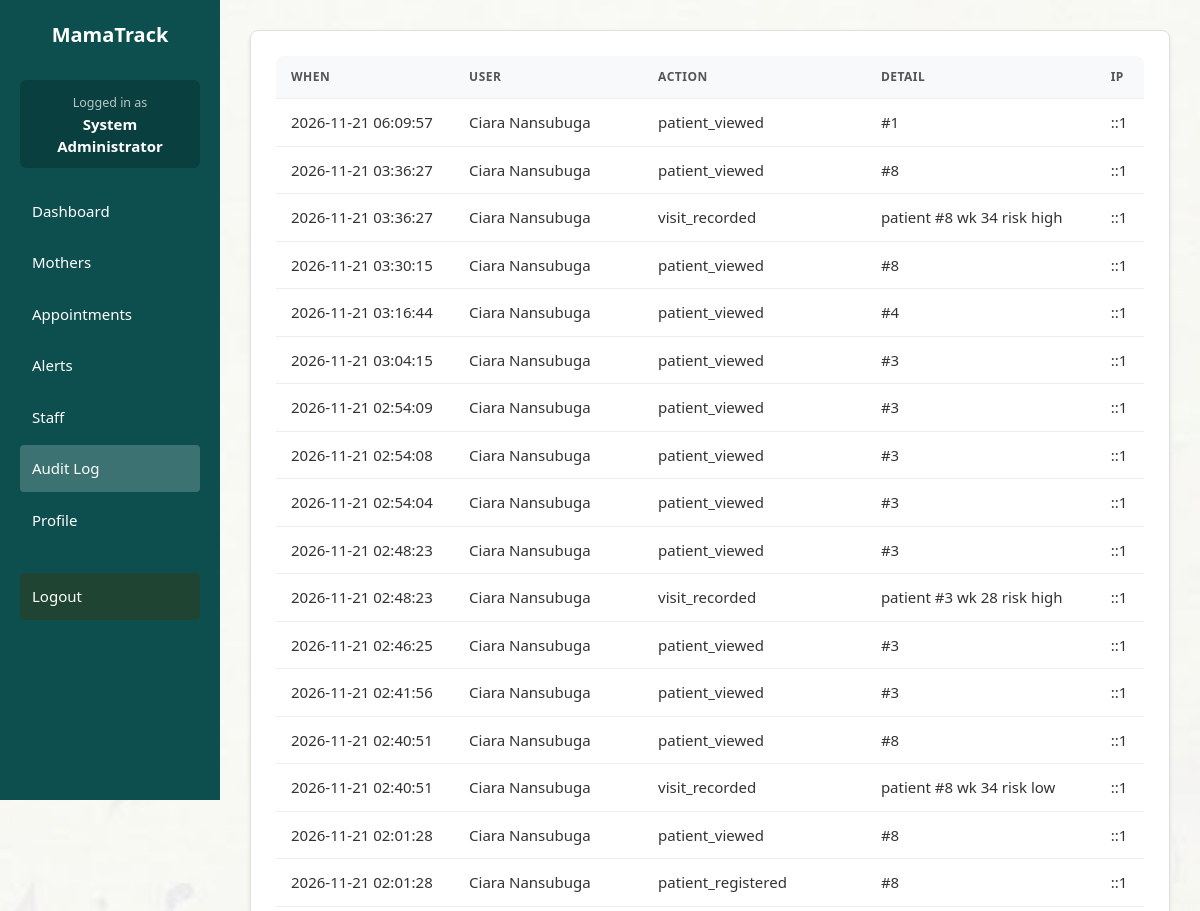
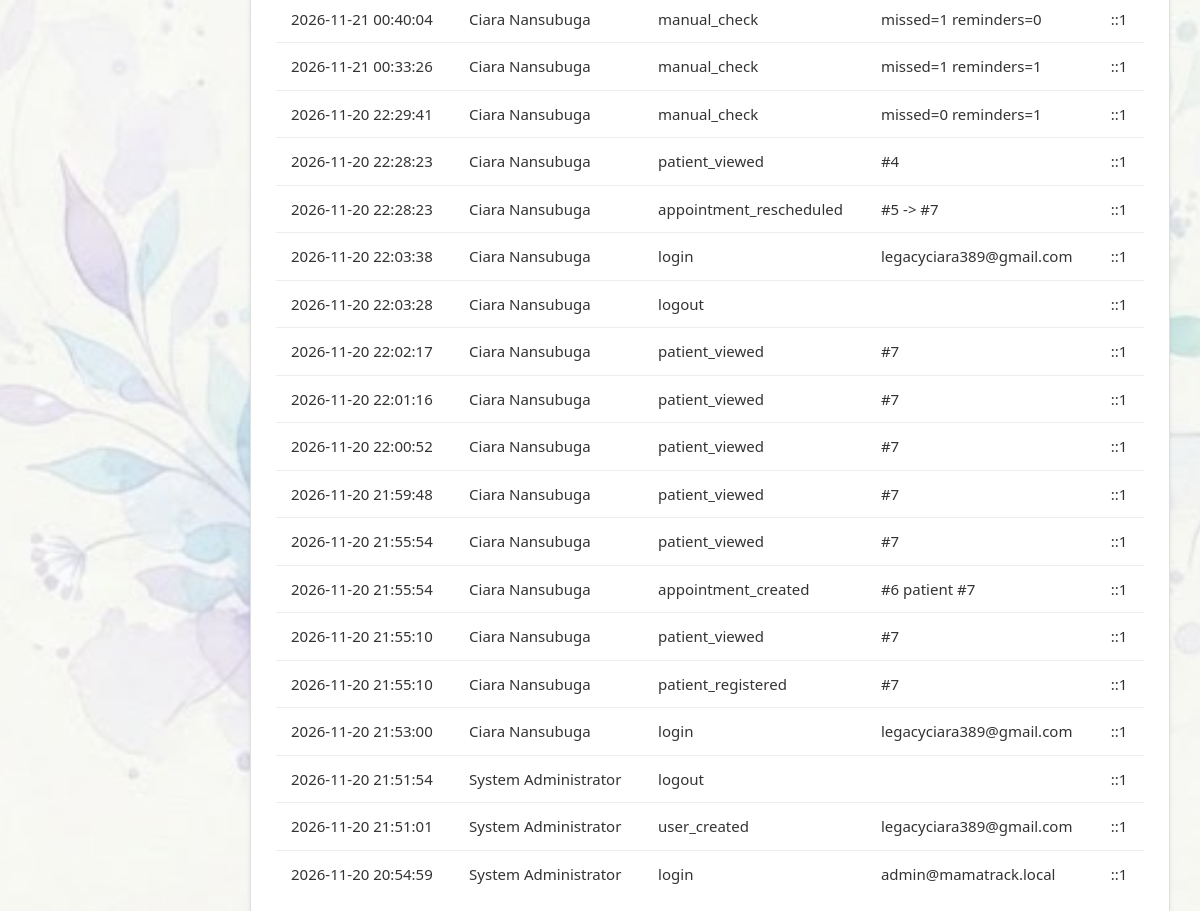
Screenshot of /audit.php (signed in) with the database file from the repository (2 pictures, top to bottom).
### tables this page shows
CREATE TABLE `users` (
  `id` int(11) NOT NULL,
  `name` varchar(150) NOT NULL,
  `email` varchar(150) NOT NULL,
  `phone` varchar(30) DEFAULT NULL,
  `role` enum('admin','doctor','nurse') NOT NULL,
  `password_hash` varchar(255) NOT NULL,
  `active` tinyint(1) NOT NULL DEFAULT 1,
  `must_change` tinyint(1) NOT NULL DEFAULT 0,
  `failed_logins` int(11) NOT NULL DEFAULT 0,
  `locked_until` datetime DEFAULT NULL,
  `created_at` datetime NOT NULL
);

CREATE TABLE `audit_log` (
  `id` int(11) NOT NULL,
  `user_id` int(11) DEFAULT NULL,
  `user_name` varchar(150) DEFAULT NULL,
  `action` varchar(100) NOT NULL,
  `detail` text DEFAULT NULL,
  `ip` varchar(45) DEFAULT NULL,
  `created_at` datetime NOT NULL
);

### audit.php (the view)
<?php
require __DIR__ . '/includes/bootstrap.php';
require_role('admin');
$rows = db()->query('SELECT * FROM audit_log ORDER BY id DESC LIMIT 300')->fetchAll();
page_header('Audit trail', 'audit'); ?>
<div class="card"><div class="tbl"><table><tr><th>When</th><th>User</th><th>Action</th><th>Detail</th><th>IP</th></tr>
<?php foreach ($rows as $r): ?><tr><td class="nowrap"><?= h($r['created_at']) ?></td><td><?= h($r['user_name']) ?></td><td><?= h($r['action']) ?></td><td><?= h($r['detail']) ?></td><td><?= h($r['ip']) ?></td></tr><?php endforeach; ?></table></div></div>
<?php page_footer();

### bootstrap.php (shortened to what this page needs)
<?php
function db() {
    static $pdo = null;
    if ($pdo === null) {
        $host = '127.0.0.1';
        $db   = 'mamatrack';
        $user = 'root';
        $pass = '';
        $charset = 'utf8mb4';
        $dsn = "mysql:host=$host;dbname=$db;charset=$charset";
        $options = [
            PDO::ATTR_ERRMODE            => PDO::ERRMODE_EXCEPTION,
            PDO::ATTR_DEFAULT_FETCH_MODE => PDO::FETCH_ASSOC,
            PDO::ATTR_EMULATE_PREPARES   => false,
        ];
        try {
            $pdo = new PDO($dsn, $user, $pass, $options);
        } catch (PDOException $e) {
            die("Database connection failed: " . $e->getMessage());
        }
    }
    return $pdo;
}
function h($str) { return htmlspecialchars((string)$str, ENT_QUOTES, 'UTF-8'); }
function current_user() {
    static $u = null;
    if ($u === null) {
        $s = db()->prepare('SELECT * FROM users WHERE id=? AND active=1');
        $s->execute([$_SESSION['uid']]);
        $u = $s->fetch();
    }
    return $u;
}
function require_login($force_change = false) {
    $u = current_user();
    return $u;
}
function require_role($role) {
    $u = require_login();
    return $u;
}
function page_header($title, $active = '') {
    $u = current_user();
    ?><!DOCTYPE html><html lang="en"><head><meta charset="UTF-8"><meta name="viewport" content="width=device-width, initial-scale=1.0">
    <link rel="stylesheet" href="assets/style.css">
    </head><body>
    <?php if ($u): ?>
       <div class="sidebar" id="sidebar">
        <h2> MamaTrack</h2>
        <div style="background: rgba(0,0,0,0.2); padding: 10px; border-radius: 6px; margin-bottom: 20px; text-align: center;">
            <small style="color: rgba(255,255,255,0.7);">Logged in as</small><br>
            <b style="color: white;"><?= h($u['name']) ?></b>
        </div>
        <a href="dashboard.php" class="<?= $active==='dash'?'active':'' ?>">Dashboard</a> <a href="patients.php" class="<?= $active==='patients'?'active':'' ?>">Mothers</a>
        <a href="appointments.php" class="<?= $active==='appts'?'active':'' ?>">Appointments</a>
        <a href="notifications.php" class="<?= $active==='notif'?'active':'' ?>">Alerts</a>
        <?php if ($u['role'] === 'admin'): ?><a href="users.php" class="<?= $active==='users'?'active':'' ?>">Staff</a>
        <a href="audit.php" class="<?= $active==='audit'?'active':'' ?>">Audit Log</a><?php endif; ?>
        <a href="profile.php">Profile</a>
        <a href="logout.php" style="margin-top: 30px; background: rgba(35, 68, 45, 0.85);">Logout</a>
    </div>
    <div class="content">
    <?php endif; ?>
<?php
}
function page_footer() {
    if (current_user()) {
        echo '</div>';
    }
    echo '</body></html>';
}

### style.css (style rules this page uses)
:root { --bg:#f4f6f8;--card:#fff;--ink:#1d2733;--mute:#6b7785;--line:#e3e8ee;--brand:#0f766e;--brand2:#0b5a54; --bad:#c0392b;--warn:#b9770e;--ok:#1e8449 }
* { box-sizing:border-box }
body { margin:0;font:15px/1.5 system-ui,-apple-system,Segoe UI,Roboto,sans-serif;background:linear-gradient(rgba(244,246,248,.7),rgba(244,246,248,.7)),url('https://i.pinimg.com/736x/f6/3e/a1/f63ea1126cc6912b124e506825b23bbc.jpg') center/cover no-repeat fixed;color:var(--ink);display:flex;min-height:100vh }
a { color:var(--brand) }
h2 { font-size:1.1rem;margin:0 0 10px }
.card { background:rgba(255,255,255,.92);border:1px solid var(--line);border-radius:12px;padding:18px;margin-bottom:16px;backdrop-filter:blur(2px);box-shadow:0 10px 28px rgba(15,23,42,.08) }
.tbl { overflow-x:auto }
table { width:100%;border-collapse:collapse }
th,td { text-align:left;padding:8px 10px;border-bottom:1px solid var(--line);vertical-align:top }
th { font-size:.78rem;text-transform:uppercase;letter-spacing:.04em;color:var(--mute) }
.nowrap { white-space:nowrap }
small { color:var(--mute) }

### bootstrap.php (style rules this page uses)
* { box-sizing: border-box; margin: 0; padding: 0; font-family: 'Segoe UI', Tahoma, Geneva, Verdana, sans-serif; }
body { background: #f5f5f5; background-image: url('assets/background.jpeg'); background-repeat: no-repeat; background-position: center center; background-size: cover; background-attachment: fixed; color: #333; display: flex; min-height: 100vh; }
.sidebar { width: 220px; background: #0d4f4f; color: white; padding: 20px; position: fixed; left: 0; top: 0; height: 100vh; transition: transform 0.3s ease; z-index: 1001; overflow-y: auto; }
.sidebar h2 { margin-bottom: 30px; font-size: 20px; text-align: center; color: white; }
.sidebar a { display: block; color: white; text-decoration: none; padding: 12px; margin: 5px 0; border-radius: 4px; transition: background 0.2s; }
.sidebar a:hover, .sidebar a.active { background: rgba(255,255,255,0.2); }
.content { margin-left: 220px; padding: 30px; flex: 1; transition: margin-left 0.3s ease; width: calc(100% - 220px); }
.card { background: white; padding: 25px; border-radius: 8px; box-shadow: 0 2px 4px rgba(0,0,0,0.08); margin-bottom: 20px; border: 1px solid #e0e0e0; }
.tbl { overflow-x: auto; -webkit-overflow-scrolling: touch; background: white; border-radius: 8px; }
table { width: 100%; border-collapse: collapse; min-width: 600px; }
th, td { padding: 12px 15px; text-align: left; border-bottom: 1px solid #eee; color: #333; }
th { background: #f8f9fa; font-weight: 600; color: #555; text-transform: uppercase; font-size: 12px; letter-spacing: 0.5px; }
td { color: #333; }
tr:last-child td { border-bottom: none; }
.nowrap { white-space: nowrap; }
h2 { color: #333; font-size: 20px; font-weight: 600; margin-bottom: 15px; }
a { color: #14b8a6; text-decoration: none; transition: color 0.2s; }
.sidebar a { text-decoration: none; }

### rows the page displays
users: name "System Administrator"
audit_log: created_at "2026-11-21 06:09:57", user_name "Ciara Nansubuga", action "patient_viewed", detail "#1", ip "::1"
audit_log: created_at "2026-11-21 03:36:27", user_name "Ciara Nansubuga", action "patient_viewed", detail "#8", ip "::1"
audit_log: created_at "2026-11-21 03:36:27", user_name "Ciara Nansubuga", action "visit_recorded", detail "patient #8 wk 34 risk high", ip "::1"
audit_log: created_at "2026-11-21 03:30:15", user_name "Ciara Nansubuga", action "patient_viewed", detail "#8", ip "::1"
audit_log: created_at "2026-11-21 03:16:44", user_name "Ciara Nansubuga", action "patient_viewed", detail "#4", ip "::1"
audit_log: created_at "2026-11-21 03:04:15", user_name "Ciara Nansubuga", action "patient_viewed", detail "#3", ip "::1"
audit_log: created_at "2026-11-21 02:54:09", user_name "Ciara Nansubuga", action "patient_viewed", detail "#3", ip "::1"
audit_log: created_at "2026-11-21 02:54:08", user_name "Ciara Nansubuga", action "patient_viewed", detail "#3", ip "::1"
audit_log: created_at "2026-11-21 02:54:04", user_name "Ciara Nansubuga", action "patient_viewed", detail "#3", ip "::1"
audit_log: created_at "2026-11-21 02:48:23", user_name "Ciara Nansubuga", action "patient_viewed", detail "#3", ip "::1"
audit_log: created_at "2026-11-21 02:48:23", user_name "Ciara Nansubuga", action "visit_recorded", detail "patient #3 wk 28 risk high", ip "::1"
audit_log: created_at "2026-11-21 02:46:25", user_name "Ciara Nansubuga", action "patient_viewed", detail "#3", ip "::1"
audit_log: created_at "2026-11-21 02:41:56", user_name "Ciara Nansubuga", action "patient_viewed", detail "#3", ip "::1"
audit_log: created_at "2026-11-21 02:40:51", user_name "Ciara Nansubuga", action "patient_viewed", detail "#8", ip "::1"
audit_log: created_at "2026-11-21 02:40:51", user_name "Ciara Nansubuga", action "visit_recorded", detail "patient #8 wk 34 risk low", ip "::1"
audit_log: created_at "2026-11-21 02:01:28", user_name "Ciara Nansubuga", action "patient_viewed", detail "#8", ip "::1"
audit_log: created_at "2026-11-21 02:01:28", user_name "Ciara Nansubuga", action "patient_registered", detail "#8", ip "::1"
audit_log: created_at "2026-11-21 00:40:04", user_name "Ciara Nansubuga", action "manual_check", detail "missed=1 reminders=0", ip "::1"
audit_log: created_at "2026-11-21 00:33:26", user_name "Ciara Nansubuga", action "manual_check", detail "missed=1 reminders=1", ip "::1"
audit_log: created_at "2026-11-20 22:29:41", user_name "Ciara Nansubuga", action "manual_check", detail "missed=0 reminders=1", ip "::1"
audit_log: created_at "2026-11-20 22:28:23", user_name "Ciara Nansubuga", action "patient_viewed", detail "#4", ip "::1"
audit_log: created_at "2026-11-20 22:28:23", user_name "Ciara Nansubuga", action "appointment_rescheduled", detail "#5 -> #7", ip "::1"
audit_log: created_at "2026-11-20 22:03:38", user_name "Ciara Nansubuga", action "login", detail "legacyciara389@gmail.com", ip "::1"
audit_log: created_at "2026-11-20 22:03:28", user_name "Ciara Nansubuga", action "logout", ip "::1"
audit_log: created_at "2026-11-20 22:02:17", user_name "Ciara Nansubuga", action "patient_viewed", detail "#7", ip "::1"
audit_log: created_at "2026-11-20 22:01:16", user_name "Ciara Nansubuga", action "patient_viewed", detail "#7", ip "::1"
audit_log: created_at "2026-11-20 22:00:52", user_name "Ciara Nansubuga", action "patient_viewed", detail "#7", ip "::1"
audit_log: created_at "2026-11-20 21:59:48", user_name "Ciara Nansubuga", action "patient_viewed", detail "#7", ip "::1"
audit_log: created_at "2026-11-20 21:55:54", user_name "Ciara Nansubuga", action "patient_viewed", detail "#7", ip "::1"
audit_log: created_at "2026-11-20 21:55:54", user_name "Ciara Nansubuga", action "appointment_created", detail "#6 patient #7", ip "::1"
audit_log: created_at "2026-11-20 21:55:10", user_name "Ciara Nansubuga", action "patient_viewed", detail "#7", ip "::1"
audit_log: created_at "2026-11-20 21:55:10", user_name "Ciara Nansubuga", action "patient_registered", detail "#7", ip "::1"
audit_log: created_at "2026-11-20 21:53:00", user_name "Ciara Nansubuga", action "login", detail "legacyciara389@gmail.com", ip "::1"
audit_log: created_at "2026-11-20 21:51:54", user_name "System Administrator", action "logout", ip "::1"
audit_log: created_at "2026-11-20 21:51:01", user_name "System Administrator", action "user_created", detail "legacyciara389@gmail.com", ip "::1"
audit_log: created_at "2026-11-20 20:54:59", user_name "System Administrator", action "login", detail "admin@mamatrack.local", ip "::1"
